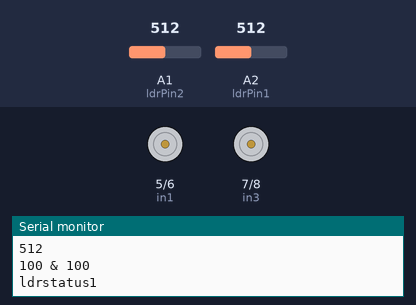
Recording of a sketch running on a simulated Arduino Uno, built with avr-gcc and run on an emulated ATmega328P. Parts: motor-driver pin pairs drawn as motors (green arrow = first pin HIGH = forward, orange = second pin HIGH = backward, longer = more drive, scaled by the enable pin), the last lines printed to the serial monitor. Inputs (shaded band) come from the test bench; at power-on: A1 (ldrPin2) = 512, A2 (ldrPin1) = 512.

Above: at 1.2 s.
1.3 s: A1 (ldrPin2) set to 316
4.3 s: A1 (ldrPin2) set to 287
At 4.8 s:
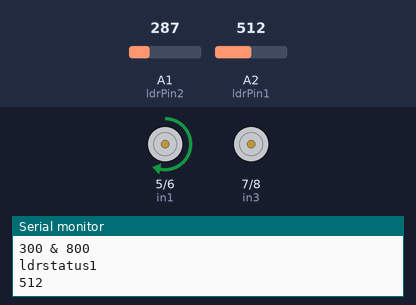
5.8 s: A2 (ldrPin1) set to 312
7.3 s: A2 (ldrPin1) set to 286
At 8.2 s:
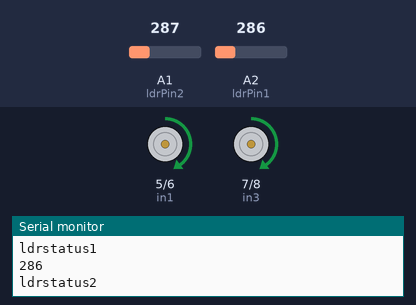
8.8 s: A1 (ldrPin2) set to 306
At 9.3 s:
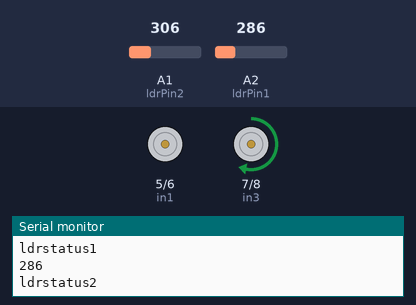
10.3 s: A2 (ldrPin1) set to 310
At 11.0 s:
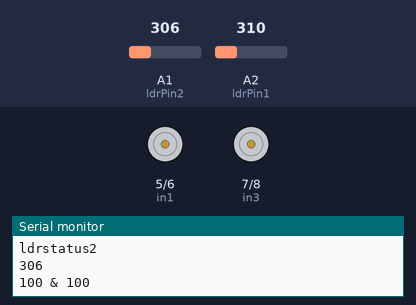
Timing chart, 0 to 12.8 s (numbered marks = the images above; inputs shaded):
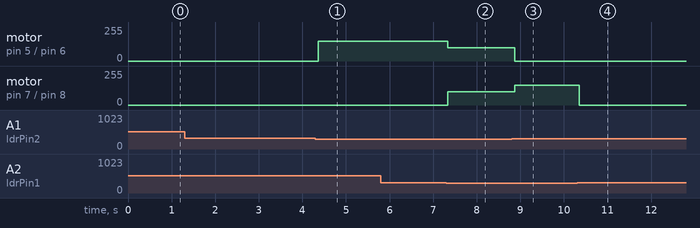

Measured:
- the behaviour switches between 301 and 300 on A1 (ldrPin2) (found by bisection; images 0 and 1)
- the behaviour switches between 301 and 300 on A2 (ldrPin1) (found by bisection; images 1 and 2)
- after the input at 4.3 s, motor on pin 5 (in1) / pin 6 (in2): stopped → forward 150/255 after 0.07 s
- after the input at 7.3 s, motor on pin 5 (in1) / pin 6 (in2): forward 150/255 → forward 100/255 at once; motor on pin 7 (in3) / pin 8 (in4): stopped → forward 100/255 at once
- after the input at 8.8 s, motor on pin 5 (in1) / pin 6 (in2): forward 100/255 → stopped after 0.07 s; motor on pin 7 (in3) / pin 8 (in4): forward 100/255 → forward 150/255 after 0.07 s
- after the input at 10.3 s, motor on pin 7 (in3) / pin 8 (in4): forward 150/255 → stopped after 0.05 s

The sketch:

Photo_Phobic.ino
```cpp
 const int ldrPin1 = A2;// ldr1 is connected A2 pin
const int ldrPin2 = A1;// ldr2 is connected A1 pin
const int enA=9;// L298 motar driver enA is connected D9 pin
const int enB=10;//L298 motar driver enB is connected D10 pin
const int in1=5;//L298 motar driver in1 is connected  D5 pin
const int in2=6;//L298 motar driver in2 is connected  D6 pin
const int in3=7;// L298 motar driver in3 is connected D7 pin
const int in4=8 ;//L298 motar driver in4 is connected D8 pin
int ldrs1=0;
int ldrs2=0;

void setup() {
  // put your setup code here, to run once:
  pinMode(in1,OUTPUT);
  pinMode(in2,OUTPUT);
  pinMode(in3,OUTPUT);
  pinMode(in4,OUTPUT);
  pinMode(enA,OUTPUT);
  pinMode(enB,OUTPUT);
  pinMode(ldrPin1,INPUT);
              pinMode(ldrPin2,INPUT);
              Serial.begin(9600);
           }

void loop()
{
  // put your main code here, to run repeatedly:
 ldrs1=analogRead(ldrPin1);
ldrs2=analogRead(ldrPin2);
Serial.println("ldrstatus1");
Serial.println(ldrs1);
Serial.println("ldrstatus2");
Serial.println(ldrs2);
if (ldrs1<=200 && ldrs2<=200 )// if light intensity is low then car move forward with high speed
{
  analogWrite(enA,200);
  analogWrite(enB,200);
  digitalWrite(in1,HIGH);
  digitalWrite(in2,LOW);
  digitalWrite(in3,HIGH);
  digitalWrite(in4,LOW);
  Serial.println("1000 & 1000 ");
}


else if(ldrs1<=300 && ldrs2<=300)//if light intensity is medium and same intensity on both sides, then car will go slow                                              sensor then car is forword
{
  analogWrite(enA,100);
  analogWrite(enB,100);
  digitalWrite(in1,HIGH);
  digitalWrite(in2,LOW);
  digitalWrite(in3,HIGH);
  digitalWrite(in4,LOW);
  Serial.println("300 & 300 ");

}
else if(ldrs1<=300 && ldrs2<=800)// if light intensity one side more then car turn in low intensity direction
{
  analogWrite(enA,150);
  analogWrite(enB,150);
  digitalWrite(in1,LOW);
  digitalWrite(in2,LOW);
  digitalWrite(in3,HIGH);
  digitalWrite(in4,LOW);
  Serial.println("800 & 300 ");
}


else if(ldrs1<=800 && ldrs2<=300) //if light intensity one side more then car turn in low intencity direction
{
  analogWrite(enA,150);
  analogWrite(enB,150);
  digitalWrite(in1,HIGH);
  digitalWrite(in2,LOW);
  digitalWrite(in3,LOW);
  digitalWrite(in4,LOW);
  Serial.println("300 & 800 ");
}
else if(ldrs1<=1000 && ldrs2<=1000) // if light intensity is high and same as both sensore then car will stop
{
  digitalWrite(in1,LOW);
  digitalWrite(in2,LOW);
  digitalWrite(in3,LOW);
  digitalWrite(in4,LOW);
  Serial.println("100 & 100 ");
}
delay(10);
}
```
